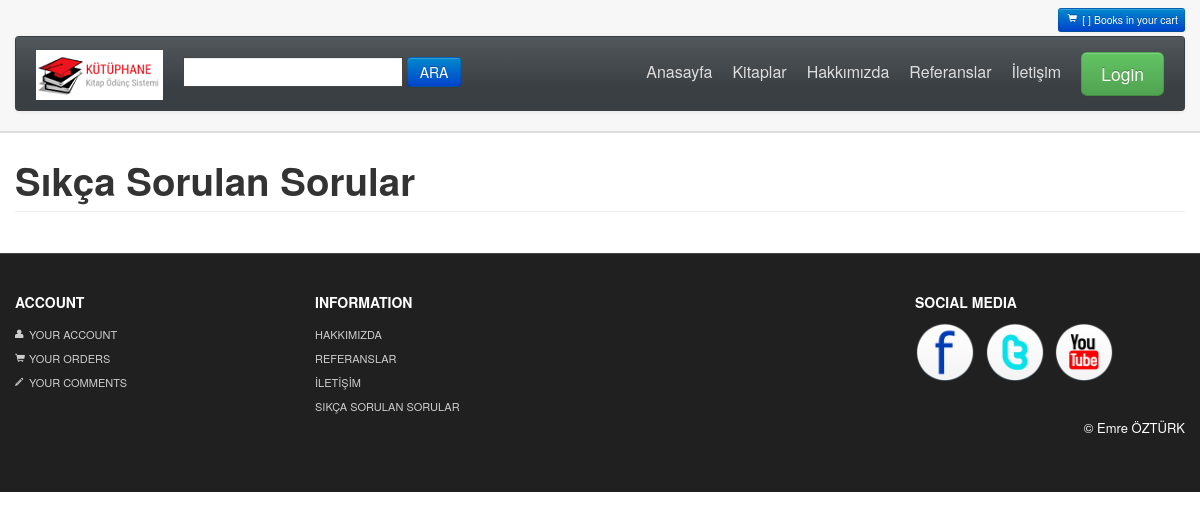
The page /sss/ on the database as committed earlier.
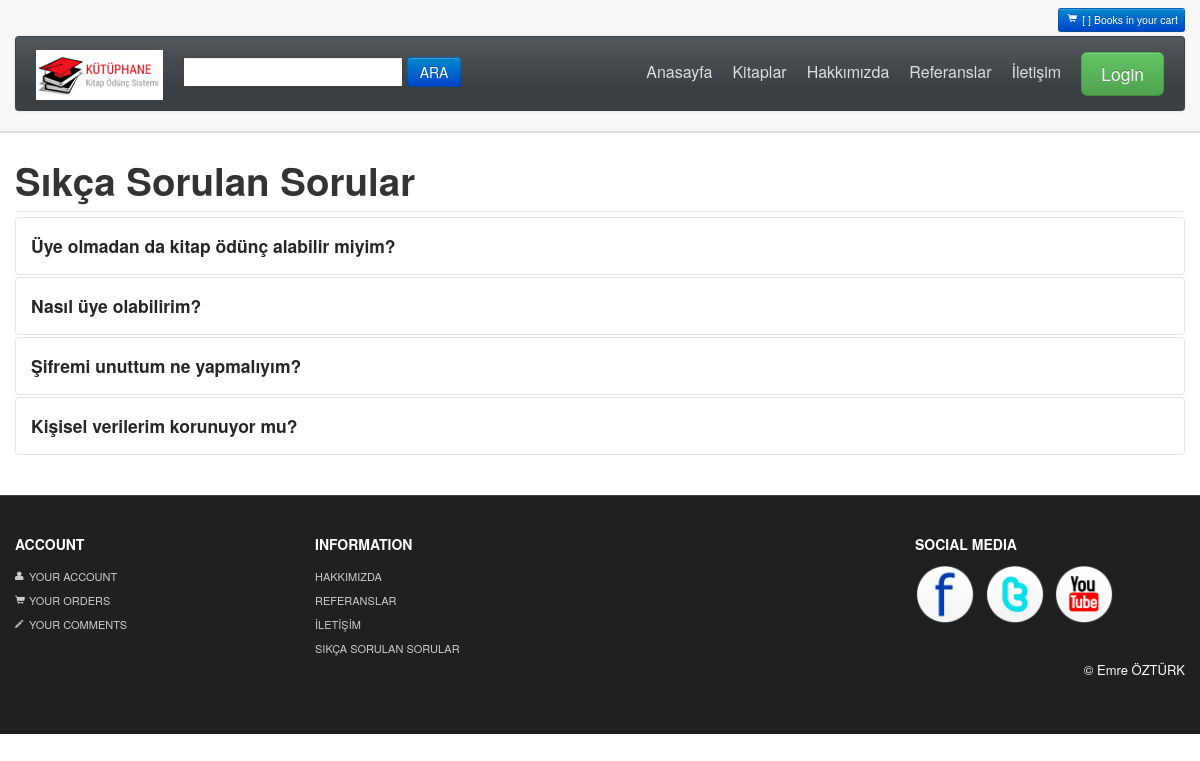
The same page on the database as committed later.
### home/models.py (models this page shows, shortened)
class FAQ(models.Model):
    STATUS = (
        ('True', 'Evet'),
        ('False', 'Hayır'),
    )
    ordernumber = models.IntegerField()
    question = models.CharField(max_length=150)
    answer = models.TextField()
    status = models.CharField(max_length=10, choices=STATUS)
    create_at = models.DateTimeField(auto_now_add=True)
    update_at = models.DateTimeField(auto_now=True)

### home/views.py (the view)
# urls.py: path('sss/', views.faq, name='faq'),
def faq(request):
    settings = Setting.objects.get(pk=1)
    faqs = FAQ.objects.filter(status='True').order_by('ordernumber')
    context = {'settings': settings, 'faqs': faqs}
    return render(request, 'faq.html', context)

### home/templates/faq.html (shortened to what this page needs)
{% extends "homebase.html" %}
{% block content %}
    <div id="mainBody">
        <div class="container">
            <h1>Sıkça Sorulan Sorular</h1>
            <hr class="soften"/>
            <div class="accordion" id="accordion2">
                {% for rs in faqs %}
                <div class="accordion-group">
                    <div class="accordion-heading">
                        <h4><a class="accordion-toggle collapsed" data-toggle="collapse" data-parent="#accordion2" href="#collapse{{ rs.ordernumber }}">
                            {{ rs.question }}
                        </a></h4>
                    </div>
                </div>
                {% endfor %}
            </div>
        </div>
    </div>
{% endblock %}

Rows that differ between the two databases and show on the page:
added FAQ: question "Üye olmadan da kitap ödünç alabilir miyim?"
added FAQ: question "Nasıl üye olabilirim?"
added FAQ: question "Şifremi unuttum ne yapmalıyım?"
added FAQ: question "Kişisel verilerim korunuyor mu?"
